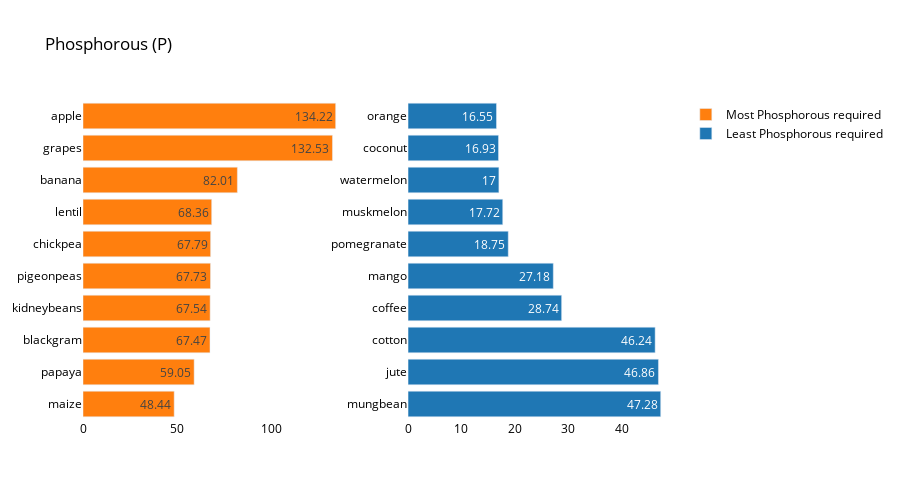

The cell this chart's notebook holds for it:
### Markdown cell above
### Phosphorus Analysis

### Code cell
crop_summary_P = crop_summary.sort_values(by='P', ascending=False)
fig = make_subplots(rows=1, cols=2)
top = {
    'y' : crop_summary_P['P'][0:10].sort_values().index,
    'x' : crop_summary_P['P'][0:10].sort_values()
}
last = {
    'y' : crop_summary_P['P'][-10:].index,
    'x' : crop_summary_P['P'][-10:]
}
fig.add_trace(
    go.Bar(top,
           name="Most Phosphorous required",
           marker_color=random.choice(colors),
           orientation='h',
          text=top['x']),
    row=1, col=1
)
fig.add_trace(
    go.Bar(last,
           name="Least Phosphorous required",
           marker_color=random.choice(colors),
           orientation='h',
          text=last['x']),
    row=1, col=2
)
fig.update_traces(texttemplate='%{text}', textposition='inside')
fig.update_layout(title_text="Phosphorous (P)",
                  plot_bgcolor='white',
                  font_size=12, 
                  font_color='black',
                 height=500)
fig.update_xaxes(showgrid=False)
fig.update_yaxes(showgrid=False)
fig.show()

### Figure 1 — Plotly figure (JSON) as saved in the notebook; plotly's stock layout.template omitted (floating-point values rounded to 4 significant figures)
{"data": [{"marker": {"color": "#ff7f0e"}, "name": "Most Phosphorous required", "orientation": "h", "text": [48.44, 59.05, 67.47, 67.54, 67.73, 67.79, 68.36, 82.01, 132.5, 134.2], "textposition": "inside", "texttemplate": "%{text}", "type": "bar", "x": [48.44, 59.05, 67.47, 67.54, 67.73, 67.79, 68.36, 82.01, 132.5, 134.2], "xaxis": "x", "y": ["maize", "papaya", "blackgram", "kidneybeans", "pigeonpeas", "chickpea", "lentil", "banana", "grapes", "apple"], "yaxis": "y"}, {"marker": {"color": "#1f77b4"}, "name": "Least Phosphorous required", "orientation": "h", "text": [47.28, 46.86, 46.24, 28.74, 27.18, 18.75, 17.72, 17.0, 16.93, 16.55], "textposition": "inside", "texttemplate": "%{text}", "type": "bar", "x": [47.28, 46.86, 46.24, 28.74, 27.18, 18.75, 17.72, 17.0, 16.93, 16.55], "xaxis": "x2", "y": ["mungbean", "jute", "cotton", "coffee", "mango", "pomegranate", "muskmelon", "watermelon", "coconut", "orange"], "yaxis": "y2"}], "layout": {"font": {"color": "black", "size": 12}, "height": 500, "plot_bgcolor": "white", "title": {"text": "Phosphorous (P)"}, "xaxis": {"anchor": "y", "domain": [0, 0.45], "showgrid": false}, "xaxis2": {"anchor": "y2", "domain": [0.55, 1], "showgrid": false}, "yaxis": {"anchor": "x", "domain": [0, 1], "showgrid": false}, "yaxis2": {"anchor": "x2", "domain": [0, 1], "showgrid": false}}}
